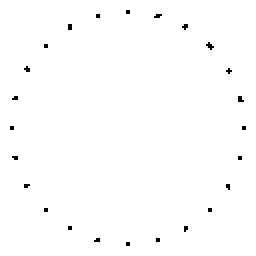
#> input picture latt_arrow_small.png, 128 x 128 px (shown 2 times larger)
$ python toimage.py latt_arrow_small.png
#> lines starting #> are read from the running program, lines starting #| are printed output that depends on the picture; after the words box and inside, x2 and y2 are one past the last pixel; in counts of white or black regions, pixels touching at a corner belong together
from PIL import Image
import math
from sys import argv
import os

if(len(argv) < 2):
    print(f"No file specified. Usage: {argv[0]} <raw latt binary (.rlatt)>")
    exit(1)

f = open(argv[1], 'rb')
code = f.read()
# code = [1, 1, 1, 1, 1, 1, 1, 1, 1, 12, 5, 1, 1, 1, 1, 1, 1, 1, 1, 6, 3, 11, 23, 5, 17, 7, 5, 8, 3, 3, 3, 5, 8, 1, 1, 1, 1, 18, 7, 5, 8, 5, 8, 1, 1, 1, 19, 7, 5, 5, 1, 1, 1, 1, 1, 1, 1, 1, 12, 6, 1, 1, 1, 1, 5, 3, 11, 23, 6, 5, 8, 1, 1, 1, 1, 1, 1, 1, 1, 5, 8, 5, 8, 1, 1, 1, 5, 18, 8, 5, 17, 8, 3, 3, 3, 3, 6, 6, 6, 6, 6, 6, 6, 6, 6, 6, 12, 21, 5, 11, 23, 2]
widthheight = int(math.ceil(math.sqrt(len(code))))
pad = int(math.pow(widthheight, 2)) - len(code)
code += bytes([22]) * pad

arrow = Image.open('latt_arrow_small.png')
#> arrow is the input picture: PIL image 128x128 RGBA; mean R, G, B, A 19.4, 19.4, 19.4, 21.2
finished = Image.new('1', (widthheight * 128, widthheight * 128))
#> finished: PIL image 5120x5120 1; every value is 0

for y in range(widthheight):
    for x in range(widthheight):
        c = code[y*widthheight+x]
        finished.paste(arrow.copy().rotate(360 - c * 15), (x * 128, y * 128))
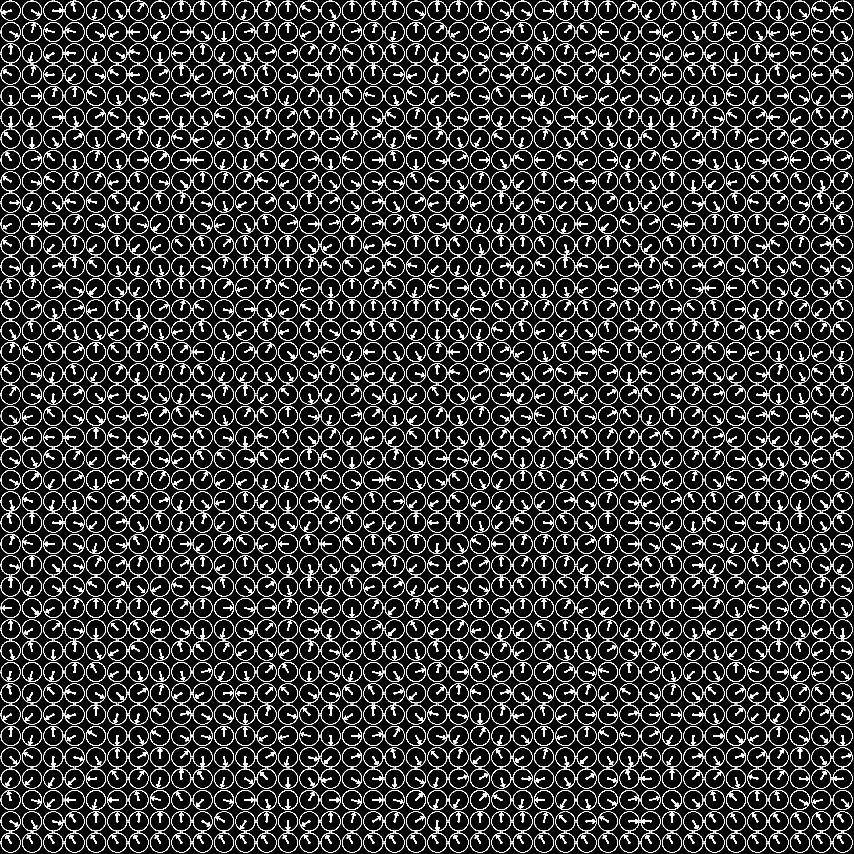
#> finished: PIL image 5120x5120 1 (shown at 1/6 size); 7.6% white; 40000 white regions, largest, box (x1, y1, x2, y2) and area: (3770, 26, 3814, 70) 565, (4794, 58, 4838, 102) 565, (2618, 154, 2662, 198) 565

finished.save(os.path.splitext(argv[1])[0] + ".png")
